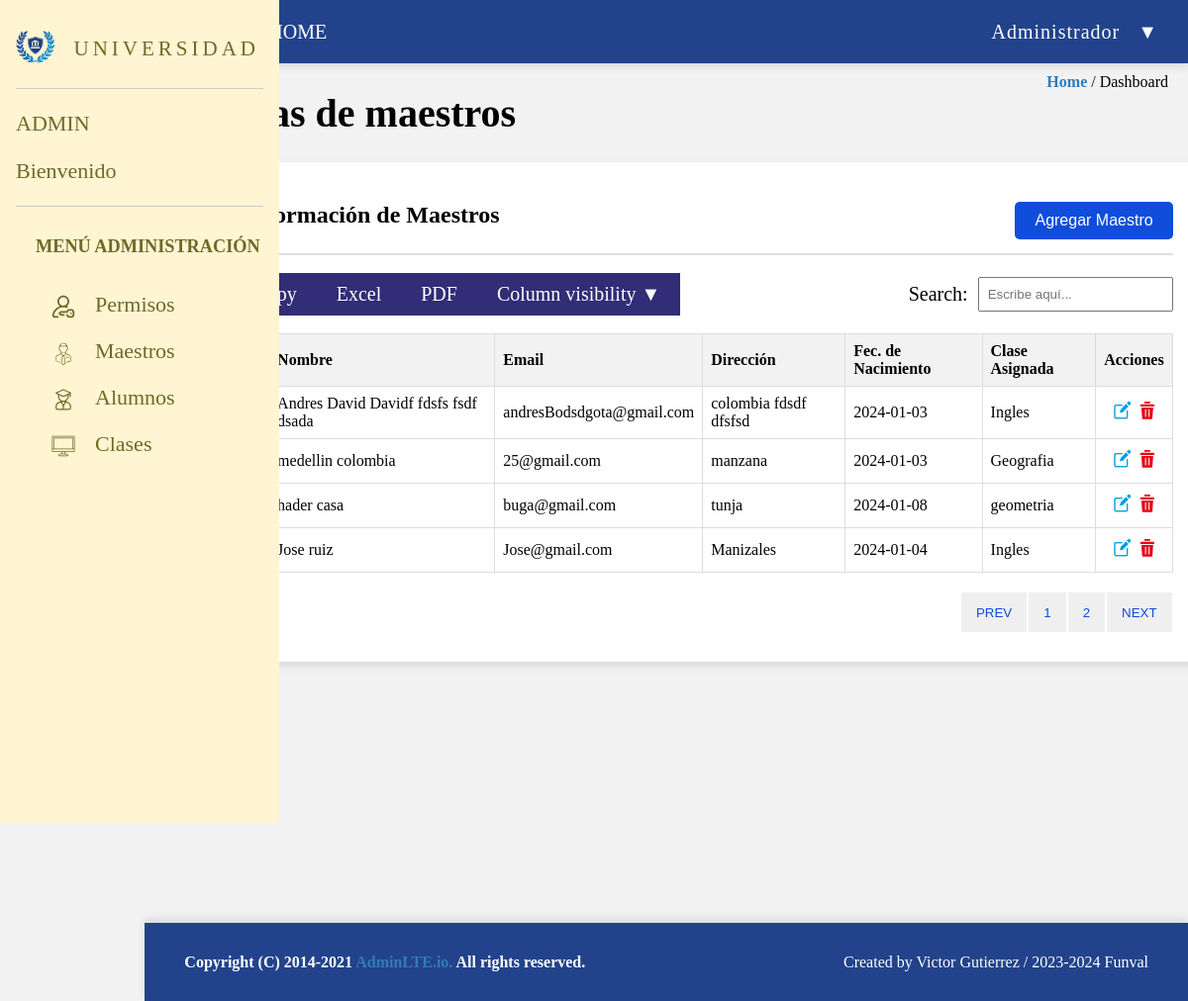
/views/maestros_table.php (signed in), run on the app's committed database.
### tables this page shows
CREATE TABLE `maestros` (
  `id` int(11) NOT NULL,
  `email` varchar(255) NOT NULL,
  `name` varchar(250) NOT NULL,
  `lastname` varchar(250) NOT NULL,
  `direccion` varchar(255) NOT NULL,
  `fecha` date NOT NULL,
  `id_clase` int(11) NOT NULL,
  `id_rol` int(11) DEFAULT NULL,
  `estado` varchar(255) NOT NULL
);

CREATE TABLE `clases` (
  `id` int(11) NOT NULL,
  `clase` varchar(255) NOT NULL
);

### views/maestros_table.php (the view, shortened to what this page needs)
<?php
$conexion = mysqli_connect("localhost", "root", "", "universidad");
$sql = "SELECT * FROM maestros";
$query = mysqli_query($conexion, $sql);
?>
<!DOCTYPE html>
<html lang="es">
<head>
    <link rel="stylesheet" href="../style/styledashboardAdmin.css">
    <link rel="stylesheet" href="/style/maestros_table.css">
    <link rel="stylesheet" href="https://cdn.datatables.net/1.13.7/css/jquery.dataTables.css" />
</head>
<body>
    <div class="sidebar">
        <div class="logo-container">
            <img src="/assets/logo-university-sin-letters.png" alt="Logo">
            <p>&nbsp;&nbsp;UNIVERSIDAD</p>
        </div>
        <div class="box1">
            <p>ADMIN</p>
            <p> Bienvenido </p>
        </div>
        <div class="box2">
            <div class="menu-admin">
                <h5>MENÚ ADMINISTRACIÓN</h5>
                <div class="menuIcons"><a href="../views/permisos.php"><img src="/assets/icono-permisos.svg" alt="Permisos">Permisos</a></div>
                <div class="menuIcons"><a href="../views/maestros_table.php"><img src="/assets/icono-maestros.svg" alt="Maestros">Maestros</a></div>
                <div class="menuIcons"><a href="../views/agregarAlumnos.php"><img src="/assets/icono-alumnos.svg" alt="Alumnos">Alumnos</a></div>
                <div class="menuIcons"><a href="../views/agregarClases.php"><img src="/assets/icono-clases.svg" alt="Clases">Clases</a></div>
            </div>
        </div>
    </div>
    <div class="header">
        <div class="menu">
            <ul>
                <li class="menuBar">&#9776;</li>
                <li>HOME</li>
            </ul>
        </div>
        <div class="rol">
            <ul>
                <li>Administrador &nbsp;&nbsp;&#x25BC;
                </li>
            </ul>
        </div>
    </div>
    <div class="dashboard-title">
        <h1>Listas de maestros</h1>
    </div>
    <div class="home-dashboard">
        <a href="#" class="actualPage">Home</a> / Dashboard
    </div>
    <div class="container">
        <div class="content">
            <div class="info">
                <h4>Información de Maestros</h4>
                <button type="submit" class="btnInfo">Agregar Maestro</button>
            </div>
            <div class="linksContainer">
                <ul class="links">
                    <li><a class="linkOpc" href="#">Copy</a></li>
                    <li><a class="linkOpc" href="../modells/excel.php">Excel</a></li>
                    <li><a class="linkOpc" href="../modells/pdf.php">PDF</a></li>
                    <li><a class="linkOpc" href="#">Column visibility &#x25BC;</a></li>
                </ul>
                <form action="/buscar" method="GET">
                    <label for="busqueda">Search:</label>
                    <input type="text" id="busqueda" data-table="table_id" name="q" placeholder="Escribe aquí...">
                </form>
            </div>
            <table class="maestros table_id" >
                <thead>
                    <tr>
                        <th>ID</th>
                        <th>Nombre</th>
                        <th>Email</th>
                        <th>Dirección</th>
                        <th>Fec. de Nacimiento</th>
                        <th>Clase Asignada</th>
                        <th>Acciones</th>
                    </tr>
                </thead>
                <tbody>
                    <?php while ($fila = mysqli_fetch_array($query)): ?>
                        <tr>
                            <td> <?=$fila['id']?></td>
                            <td><?=$fila['name']?> <?=$fila['lastname']?> </td>
                            <td><?=$fila['email']?></td>
                            <td><?=$fila['direccion']?></td>
                            <td><?=$fila['fecha']?></td>
                            <td><?= verClase($fila['id_clase'], $conexion) ?></td>
                            <td class="acciones"> <a href="../views/modaleditarmaestro.php?id=<?=$fila['id']?>" class="btnIcon" data-maestro-id="<?=$fila['id'];?>" >
                                    <img src="../assets/icono-editar-datos.png" alt="update Info" class="editIcon">
                                </a>
                                    <a href="../controller/borrarMaestro.php?id=<?=$fila['id']?>" class="btnIconDel" onclick="return confirmDeleting()">
                                    <img src="/assets/icono-delete.svg" alt="Delete Info" class="deleteIcon">
                                </a>
                            </td>
                        </tr>
                    <?php endwhile;?>
                    <?php
                    function verClase($id_clase, $conexion)
                    {
                        $query = mysqli_query($conexion, "SELECT clase FROM clases WHERE id = '$id_clase'");
                        $fila = mysqli_fetch_array($query);
                        return $fila ? $fila['clase'] : 'No asignada';
                    }
                    ?>
                </tbody>
            </table>
            <div class="pagination">
                <button>PREV</button>
                <button>1</button>
                <button>2</button>
                <button>NEXT</button>
            </div>
        </div>
    </div>
    <div class="footer">
        <div class="footer-left">Copyright (C) 2014-2021 <span class="footer-left1" style="color: #337ab7;">AdminLTE.io.</span>
            <span>All rights reserved.</span>
        </div>
        <div class="footer-right">Created by Victor Gutierrez / 2023-2024 Funval </div>
    </div>
</body>
</html>

### style/styledashboardAdmin.css (style rules this page uses)
body { margin: 0; padding: 0; font-family: Cambria, Cochin, Georgia, Times, "Times New Roman", serif; background-color: #f2f2f2; display: grid; grid-template-columns: 1.5fr 9fr 1.8fr; grid-template-rows: 0.5fr 11fr 0.5fr; }
.sidebar { grid-column: 1/2; background-color: #fff5d2; color: #70682a; width: 250px; height: 100vh; padding: 16px; font-size: 22px; position: fixed; z-index: 1; }
.sidebar img { width: 40px; height: 33px; margin-bottom: 10px; }
.box1 { border-bottom: 1px solid #ccc; border-top: 1px solid #ccc; margin-bottom: 4px; }
.box2 { margin-bottom: 10px; }
.menu-admin { margin-top: 20px; }
.menu-admin h5 { margin-left: 20px; }
.header { width: 100%; height: 64px; grid-column: 2/4; background-color: #22438c; box-shadow: 0 4px 8px rgba(0, 0, 0, 0.1); color: white; display: flex; justify-content: space-between; align-items: center; }
.menu { font-size: 20px; text-align: left; }
.rol { font-size: 20px; text-align: right; padding-right: 26px; }
ul { width: 100%; list-style: none; background: #22438c; margin: 0; padding: 0; }
.menu li { width: 100px; display: inline-block; }
.menuBar { text-align: center; padding-left: 30px; }
ul li a { display: block; padding: 20px 25px; color: #fff; text-decoration: none; text-align: center; font-size: 20px; }
.dashboard-title { padding-left: 60px; grid-column: 2/4; grid-row: 2/3; font-size: 20px; display: flex; justify-content: space-between; flex-direction: row; }
.container { grid-column: 2/4; grid-row: 2/3; }
.content { margin-top: 100px; grid-column: 2/4; margin-left: 60px; padding: 30px; border-radius: 8px; box-shadow: 0 4px 8px rgba(0, 0, 0, 0.1); }
.content { background-color: #ffffff; width: 60%; }
.footer { width: 100%; height: 79px; grid-column: 2/4; grid-row: 3/4; background-color: #22438c; box-shadow: 0 -4px 8px rgba(0, 0, 0, 0.1); display: flex; justify-content: space-between; align-items: center; }
.footer-left { color: white; font-weight: bold; padding-left: 40px; }
.footer-right { color: white; padding-right: 40px; }
.actualPage { color: #337ab7; font-weight: bold; text-decoration: none; }

### data on the page
maestros: name "Andres David", lastname "Davidf fdsfs fsdf dsada", email "andresBodsdgota@gmail.com", direccion "colombia fdsdf dfsfsd", fecha "2024-01-03", id_clase.clase "Ingles"
maestros: name "medellin", lastname "colombia", email "25@gmail.com", direccion "manzana", fecha "2024-01-03", id_clase.clase "Geografia"
maestros: name "hader", lastname "casa", email "buga@gmail.com", direccion "tunja", fecha "2024-01-08", id_clase.clase "geometria"
maestros: name "Jose", lastname "ruiz", email "Jose@gmail.com", direccion "Manizales", fecha "2024-01-04", id_clase.clase "Ingles"
